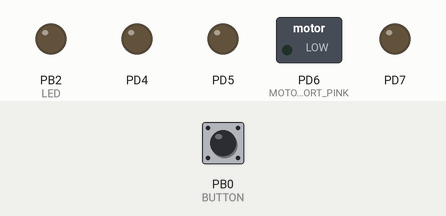
Recording of a program running on a simulated ATmega328P, built with avr-gcc and emulated at 8 MHz. On the bench: switched loads named in the program (green lamp = pin HIGH), output pins drawn as LEDs (lit = HIGH). The test bench sets the inputs (shaded band); at power-on: PB0 (BUTTON) HIGH.

Above: at 1.2 s.
1.3 s: PB0 (BUTTON) pulled LOW for 0.15 s
At 1.37 s:
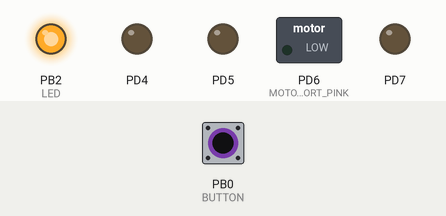
2.9 s: PB0 (BUTTON) pulled LOW for 3.2 s
At 7.1 s:
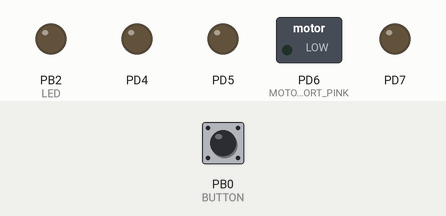
Timing chart, 0 to 8.6 s (numbered marks = the images above; inputs shaded):
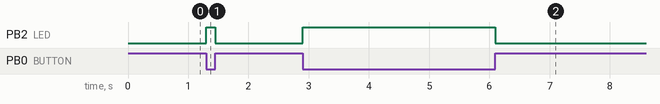

The program:

main.c
```c
#include "macros.h"
#include "timers_counters.h"
#include "interrupts.h"

#include <stdint.h>
#include <avr/io.h>
#include <avr/interrupt.h>
#include <util/delay.h>


int main(void) {

    // set DDRD register for motor
    DDRD = (1 << MOTOR_PORT_ORANGE) | (1 << MOTOR_PORT_YELLOW) |
        (1 << MOTOR_PORT_PINK) | (1 << MOTOR_PORT_BLUE);

    // set DDRB register for button to input mode to regulate direction of motor
    DDRB = (1 << LED);

    // enable pullup resistor on button port
    BUTTON_PORT = (1 << BUTTON);

    // enable interrupt for a button
    interrupts_init(INT_PCINTB, 0b00000001);

    // enable all interrupts
    sei();

    // initialize a 16-bit timer for changing states of DC stepper motor states
    timer1_CTC_init((uint8_t) (TIMER1_COUNTER >> 8), (uint8_t) TIMER1_COUNTER);

    // event loop
    while(1) {

    }

    return 0;
}
```

interrupts.c
```c
#include "interrupts.h"

// array with the ports of motor states
static volatile uint8_t arr_motor_states_ports[8] = {
    0xFF & ~(1 << MOTOR_PORT_ORANGE),
    0xFF & ~(1 << MOTOR_PORT_ORANGE) & ~(1 << MOTOR_PORT_YELLOW),
    0xFF & ~(1 << MOTOR_PORT_YELLOW),
    0xFF & ~(1 << MOTOR_PORT_YELLOW) & ~(1 << MOTOR_PORT_PINK),
    0xFF & ~(1 << MOTOR_PORT_PINK),
    0xFF & ~(1 << MOTOR_PORT_PINK) & ~(1 << MOTOR_PORT_BLUE),
    0xFF & ~(1 << MOTOR_PORT_BLUE),
    0xFF & ~(1 << MOTOR_PORT_BLUE) & ~(1 << MOTOR_PORT_ORANGE)
};

// index of the current state of the DC stepper motor
static volatile uint8_t motor_state_id = 0;

// direction of the motor
static volatile uint8_t motor_direction = CLOCKWISE;

// scaler for 16-bit timer
static volatile uint8_t timer1_scaler = 0;

ISR(TIMER1_COMPA_vect) {
    if(timer1_scaler == TIMER1_SCALER) {
        MOTOR_PORT = arr_motor_states_ports[motor_state_id];

        if(motor_direction == COUNTERCLOCKWISE)
            ++motor_state_id;
        else
            --motor_state_id;

        // stay in the range of 8 states
        motor_state_id &= 0b00000111;

        // reset the scaler
        timer1_scaler = 0;
    } else
        ++timer1_scaler;
}

ISR(PCINT0_vect) {
    if(!(BUTTON_PIN & (1 << BUTTON))) { // grounded => pressed
        _delay_us(DEBOUNCE_DELAY); // debounce

        if(!(BUTTON_PIN & (1 << BUTTON))) // still pressed => it was a real press
            motor_direction ^= 0b00000001;
    }

    LED_PORT ^= (1 << LED);
}

void interrupts_init(InterruptType interrupt_type, uint8_t pin) {
    uint8_t flag_valid_interrupt = 0;

    // get the interrupts that should be enabled
    if(interrupt_type & (1 << 4) && pin <= 3) { // INT0 with valid trigger value
        EICRA |= pin; // External Interrupt Control Register A
        EIMSK |= (1 << INT0); // External Interrupt Mask Register
        flag_valid_interrupt = 1;
    }

    if(interrupt_type & (1 << 3) && pin <= 3) { // INT1 with valid trigger value
        EICRA |= (pin << ISC10); // external interrupt control register A
        EIMSK |= (1 << INT1); // External Interrupt Mask Register
        flag_valid_interrupt = 1;
    }

    if(interrupt_type & (1 << 2)) { // PCINT0
        PCICR |= (1 << PCIE0); // Pin Change Interrupt Control Register
        PCMSK0 = pin; // Pin Change Mask Register 0
        flag_valid_interrupt = 1;
    }

    if(interrupt_type & (1 << 1)) { // PCINT1
        PCICR |= (1 << PCIE1); // Pin Change Interrupt Control Register
        PCMSK1 = pin; // Pin Change Mask Register 1
        flag_valid_interrupt = 1;
    }

    if(interrupt_type & (1 << 0)) { // PCINT2
        PCICR |= (1 << PCIE2); // Pin Change Interrupt Control Register
        PCMSK2 = pin; // Pin Change Mask Register 2
        flag_valid_interrupt = 1;
    }

    // if interrupts passed were valid, set global interrupt enable
    if(flag_valid_interrupt)
        sei();
}
```

interrupts.h
```c
#ifndef INTERRUPTS_H
#define INTERRUPTS_H

#include "macros.h"

#include <stdint.h>
#include <avr/io.h>
#include <avr/interrupt.h>
#include <util/delay.h>

typedef enum interruptType {
    INT_INT0   = 0b00010000,
    INT_INT1   = 0b00001000,
    INT_PCINTB = 0b00000100, // PCINT0
    INT_PCINTC = 0b00000010, // PCINT1
    INT_PCINTD = 0b00000001  // PCINT2
} InterruptType;

/**
 * @brief Initializes the required interrupts.
 * In case if incorrect InterruptType or incorrect pin was chosen, no interrupt will be enabled.
 *
 * @param The interrupts can be set as an OR operation of interrupts from InterruptType enum.
 * @param Particular pin of a pin-change interrputs: value of PCMSKx register, e.g.
        0 -- 0b00000001, 3 -- 0b00001000, 7 -- 0b10000000.
 *      For INT0 and INT1 this paramter should be set to one of the values, basically EICRA register value:
 *          * 0b00000000: The low level generates an interrupt request.
 *          * 0b00000001: Any logical change generates an interrupt request.
 *          * 0b00000010: The falling edge generates an interrupt request.
 *          * 0b00000011: The rising edge generates an interrupt request.
 */
void interrupts_init(InterruptType interrupt_type, uint8_t pin);

#endif // INTERRUPTS_H
```

macros.h
```c
#ifndef MACROS_H
#define MACROS_H

#include <stdint.h>

#define DELAY 50

// LED
#define LED_PORT PORTB
#define LED PB2

// DC stepper motor
#define MOTOR_PORT PORTD
#define MOTOR_PORT_ORANGE PD4
#define MOTOR_PORT_YELLOW PD5
#define MOTOR_PORT_PINK PD6
#define MOTOR_PORT_BLUE PD7
#define MOTOR_NUM_STATES 8
#define CLOCKWISE 1
#define COUNTERCLOCKWISE 0

// timers
#define TIMER1_SCALER 1
#define TIMER1_COUNTER 50000 // (((F_CPU / MOTOR_FREQUENCY) / MOTOR_FREQUENCY) / MOTOR_NUM_STATES)

// button
#define BUTTON_PORT PORTB
#define BUTTON_PIN PINB
#define BUTTON PB0
#define DEBOUNCE_DELAY 1000 // in microseconds

#endif // MACROS_H
```

timers_counters.c
```c
#include "timers_counters.h"

void timer1_CTC_init(uint8_t compare_val_high, uint8_t compare_val_low) {
    // set the compare value
    OCR1AH = compare_val_high;
    OCR1AL = compare_val_low;

    // set mask and control registers
    TIMSK1 = (1 << OCIE1A);
    TCCR1A = (1 << WGM11);
    TCCR1B = (1 << CS11) | (1 << CS10); // counting starts from here, as the clock is set with prescaler
}

void timer0_PWM_init(uint8_t compare_val) {
    // set the compare values
    OCR0A = compare_val;

    // set mask and control registers
    TIMSK0 = (1 << TOIE0);
    TCCR0A = (1 << COM0A1) | (1 << WGM01) | (1 << WGM00); // compare value in OCR0A, CTC mode
    TCCR0B = (1 << CS02) | (1 << CS00); // counting starts from here, as the clock is set with prescaler
}
```

timers_counters.h
```c
#ifndef TIMERS_COUNTER_H
#define TIMERS_COUNTER_H

#include "macros.h"

#include <stdint.h>
#include <avr/io.h>

/**
 * @brief Initializes 16-bit timer in CTC mode.
 * The compare value will be stored in OC0A register.
 * When TCNT1 == OCR1A, TIMER1_COMPA_vect interrupt will occur.
 *
 * @param Compare value that will be stored in OC0A register.
 */
void timer1_CTC_init(uint8_t compare_val_high, uint8_t compare_val_low);

/**
 * @brief Initializes 8-bit timer in fast PWM generation mode.
 * The compare value will be stored in OC0A register.
 * When TCNT0 == MAX, TIMER0_OVF_vect interrupt will occur.
 *
 * @param Compare value that will be stored in OC0A register.
 */
void timer0_PWM_init(uint8_t compare_val);

#endif // TIMERS_COUNTER_H
```

Measured:
- after the input at 1.3 s, PB2 (LED): LOW → HIGH at once, → LOW 0.15 s later
- after the input at 2.9 s, PB2 (LED): LOW → HIGH at once, → LOW 3.2 s later
